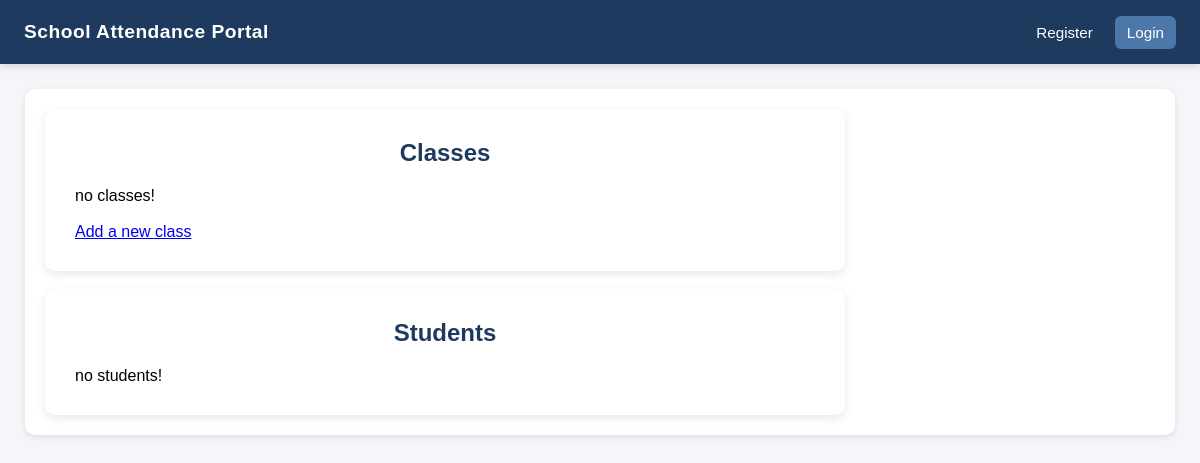
Before: /courses/id=1 with the older database file.
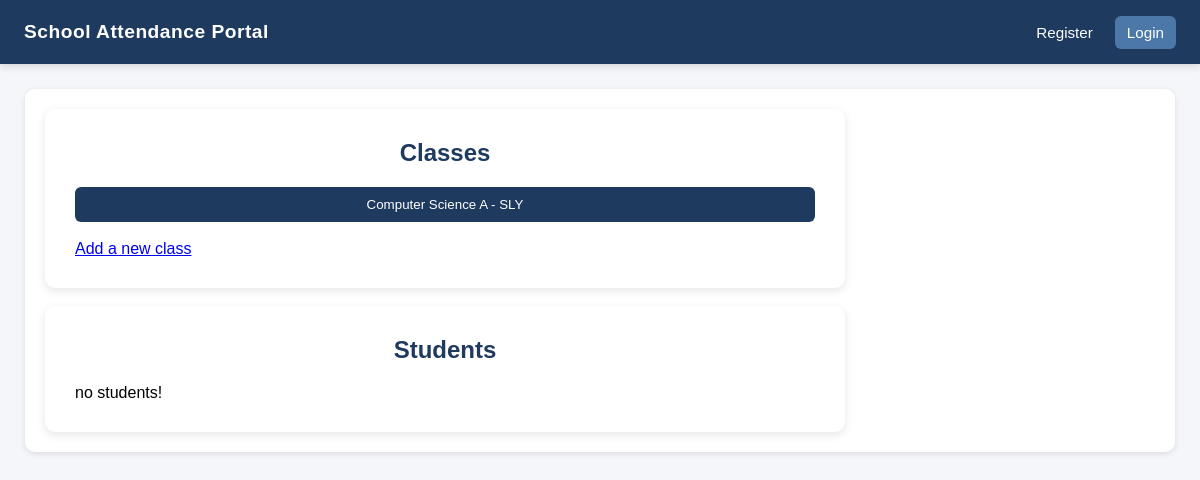
After: the same page with the newer database file.
### tables this page shows
CREATE TABLE `teaching` (
  `staff_code` char(3) NOT NULL,
  `class_id` int NOT NULL,
  PRIMARY KEY (`staff_code`,`class_id`),
  CONSTRAINT `teaching_fk1` FOREIGN KEY (`staff_code`) REFERENCES `staff` (`staff_code`),
  CONSTRAINT `teaching_fk2` FOREIGN KEY (`class_id`) REFERENCES `class` (`class_id`)
);

CREATE TABLE "subject"
(
    subject_id    INTEGER     not null
        primary key autoincrement,
    subject_name  varchar(45) not null,
    department_id int         not null
        references department
);

CREATE TABLE "class"
(
    class_id  INTEGER not null
        constraint class_pk
            primary key autoincrement,
    block     char(1) not null,
    course_id int     not null
        references course
);

### app.py (the view)
@app.route("/courses/id=<course_id>")
def course(course_id):
    from libraries.tools.admin import get_classes_by_course, get_students_by_course
    class_list = get_classes_by_course(course_id)
    print(class_list)
    student_list = get_students_by_course(course_id)
    return render_template("course.html", class_list=class_list, student_list=student_list, course_id = course_id)

### app.py (called while the page is built)
@app.before_request
def before_request():
    if "logged_in" not in session.keys():
        session["logged_in"] = 0

### libraries/tools/admin.py (called while the page is built)
def get_classes_by_course(course_id):
    from libraries.tools.database import execute_query_all
    query = ("SELECT subject.subject_name, class.block, course.year, teaching.staff_code "
             "FROM class, course, subject, teaching, staff "
             "WHERE class.course_id = course.course_id "
             "AND course.subject_id = subject.subject_id "
             "AND course.course_id = ? "
             "AND class.class_id = teaching.class_id ")
    classes = execute_query_all(query, (course_id, ))
    return classes

def get_students_by_course(course_id):
    from libraries.tools.database import execute_query_all
    query = ("SELECT * FROM student, enrolment, class "
             "WHERE student.student_number = enrolment.student_number "
             "AND enrolment.class_id = class.class_id "
             "AND class.course_id = ?")
    students = execute_query_all(query, (course_id, ))
    return students

### libraries/tools/database.py (called while the page is built)
def execute_query_all(query,params):
    conn = sqlite3.connect("database.db")
    cur = conn.cursor()
    cur.execute(query,params)
    rows = cur.fetchall()
    return rows

### templates/course.html
{% extends 'base.html' %}
{% block content %}
    <div class="card">
        <h2>Classes</h2>
        {% for class in class_list %}
            <form method="POST">
                <button type="submit">{{ class[0] }} {{ class[1] }} - {{ class[3] }}</button>
            </form>
        {% else %}
            <p>no classes!</p>
        {% endfor %}
        <br/>
        <a href="/classes/new/course={{ course_id }}">Add a new class</a>
    </div>
    <br/>
    <div class="card">
        <h2>Students</h2>
        {% for student in student_list %}
            <form method="POST">
                <button type="submit" name="test" value="123">{{ course[0] }} - {{ course[1] }}</button>
            </form>
        {% else %}
            <p>no students!</p>
        {% endfor %}
    </div>
{% endblock %}

### templates/base.html (shortened to what this page needs)
<!DOCTYPE html>
<html lang="en">
<head>
    <link rel="stylesheet" href="{{ url_for('static', filename='css/style.css') }}">
</head>
<body>
    <nav class="navbar">
        <div class="portal-title">
            School Attendance Portal
        </div>
        <div class="nav-links">
            {% if session.get('logged_in') %}
                <a href="{{ url_for('logout') }}">Logout</a>
            {% else %}
                <a href="{{ url_for('register') }}">Register</a>
                <a href="{{ url_for('login') }}">Login</a>
            {% endif %}
        </div>
    </nav>
    <main class="content {% if not session.get('logged_in') %}full-width{% endif %}">
        <div class="page-card">
            {% block content %}
            {% endblock %}
        </div>
    </main>
</body>
</html>

### static/css/style.css (style rules this page uses)
* { margin: 0; padding: 0; box-sizing: border-box; font-family: Arial, sans-serif; }
body { background: #f4f6f9; }
.navbar { height: 64px; background: #1e3a5f; color: white; display: flex; align-items: center; justify-content: space-between; padding: 0 24px; position: fixed; top: 0; left: 0; right: 0; z-index: 1000; box-shadow: 0 2px 8px rgba(0, 0, 0, 0.15); }
.portal-title { font-size: 1.2rem; font-weight: 600; letter-spacing: 0.5px; }
.nav-links { display: flex; align-items: center; gap: 10px; }
.nav-links a { color: white; text-decoration: none; font-size: 0.95rem; padding: 8px 12px; border-radius: 6px; transition: background 0.2s ease, color 0.2s ease; }
.nav-links a:last-child { background: #4b78a8; }
.content { margin-top: 64px; margin-left: 240px; padding: 25px; }
.content.full-width { margin-left: 0; }
.page-card { background: white; border-radius: 10px; padding: 20px; box-shadow: 0 2px 6px rgba(0, 0, 0, 0.1); }
.card { background: white; padding: 30px; width: 100%; max-width: 800px; border-radius: 10px; box-shadow: 0 3px 10px rgba(0, 0, 0, 0.1); }
h2 { text-align: center; margin-bottom: 20px; color: #1e3a5f; }
button { width: 100%; padding: 10px; background: #1e3a5f; color: white; border: none; border-radius: 6px; cursor: pointer; }

Changed rows visible on the page:
added teaching: subject_name "Computer Science", block "A", staff_code "SLY"
Other visible differences:
text no longer shown: "no classes!"
